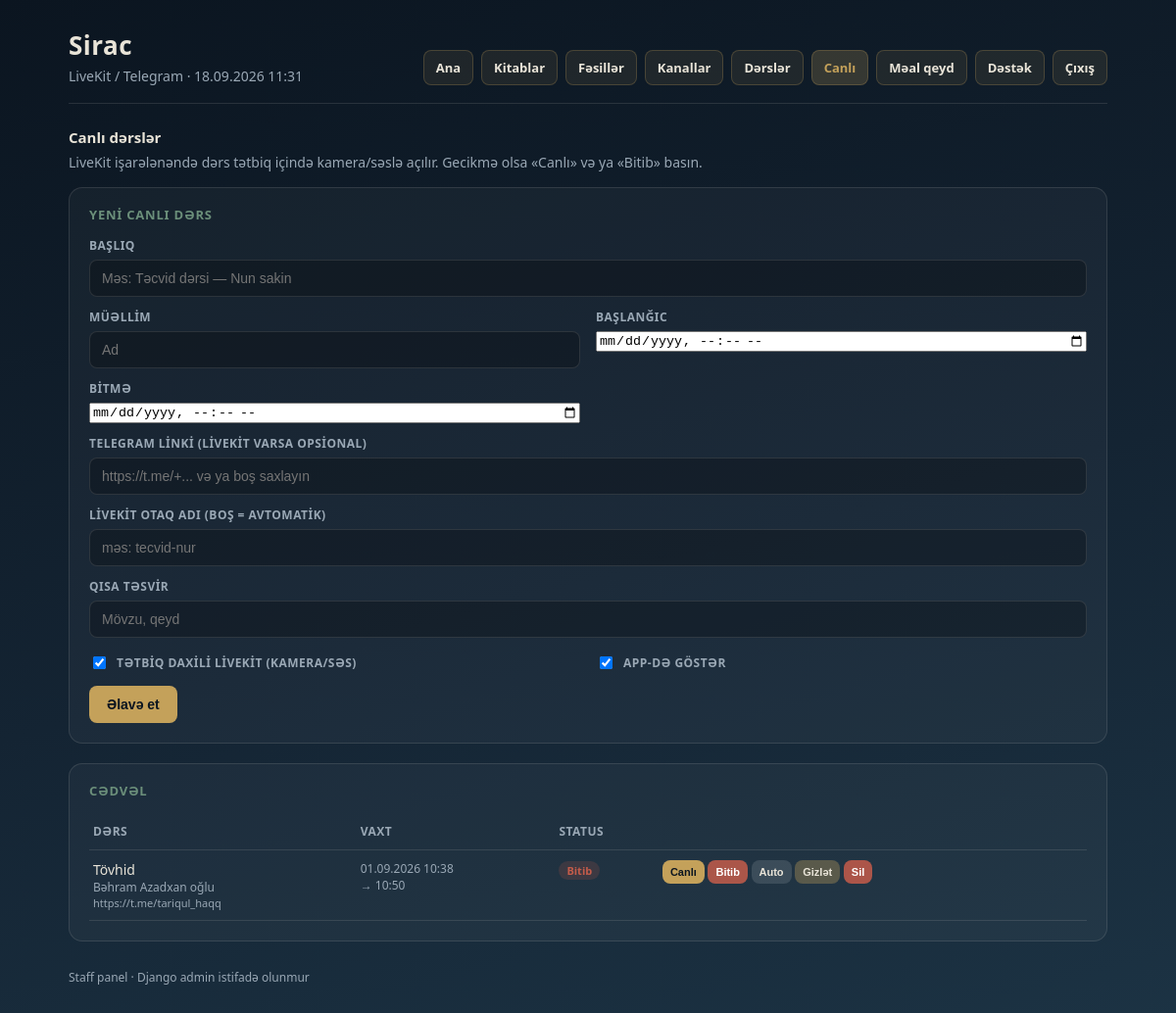
The page /panel/live-lessons/ (signed in) on the database its author committed.
### api/models.py (models this page shows, shortened)
class TelegramLiveLesson(models.Model):
    FORCE_STATUS_CHOICES = [
        ('', 'Avtomatik (vaxta görə)'),
        ('live', 'Məcburi canlı'),
        ('ended', 'Məcburi bitib'),
    ]
    title = models.CharField('Başlıq', max_length=300)
    teacher_name = models.CharField('Müəllim', max_length=120, blank=True, default='')
    description = models.CharField('Qısa təsvir', max_length=500, blank=True, default='')
    telegram_url = models.URLField(
        'Telegram linki',
        max_length=500,
        help_text='Qrup, kanal və ya canlı yayım linki (t.me/...)',
    )
    starts_at = models.DateTimeField('Başlanğıc')
    ends_at = models.DateTimeField('Bitmə')
    force_status = models.CharField(
        'Status override',
        max_length=10,
        choices=FORCE_STATUS_CHOICES,
        blank=True,
        default='',
    )
    order = models.PositiveIntegerField(default=0)
    is_published = models.BooleanField('Yayınlı', default=True)
    livekit_room_name = models.CharField(
        'LiveKit Otaq adı',
        max_length=200,
        blank=True,
        default='',
        help_text=(
            'Boş saxlanılsa Telegram linki göstərilir. '
            'Doldurulduqda "Canlı Yayım" düyməsi tətbiq daxili LiveKit otağına qoşur.'
        ),
    )
    is_livekit_enabled = models.BooleanField(
        'LiveKit aktiv',
        default=False,
        help_text='İşarələnəndə LiveKit daxili yayım aktiv olur (Telegram linki əvəzinə).',
    )
    created_at = models.DateTimeField(auto_now_add=True)
    updated_at = models.DateTimeField(auto_now=True)
    class Meta:
        ordering = ['-starts_at', 'order', 'id']
        verbose_name = 'Telegram canlı dərs'
        verbose_name_plural = 'Telegram canlı dərslər'
    def effective_status(self) -> str:
        from django.utils import timezone
        if self.force_status == 'live':
            return 'live'
        if self.force_status == 'ended':
            return 'ended'
        now = timezone.now()
        if now < self.starts_at:
            return 'scheduled'
        if now <= self.ends_at:
            return 'live'
        return 'ended'

### api/dashboard.py (the view, shortened to what this page needs)
# urls.py: path('panel/live-lessons/', panel_live_lessons, name='panel-live-lessons'),
@staff_member_required
@require_http_methods(['GET', 'POST'])
def panel_live_lessons(request):
    form_error = None
    ctx = _base_ctx('live-lessons', form_error)
    lessons = list(TelegramLiveLesson.objects.all())
    for lesson in lessons:
        lesson.computed_status = lesson.effective_status()
    ctx['live_lessons_list'] = lessons
    return render(request, 'api/panel/live_lessons.html', ctx)

### api/dashboard.py (called while the page is built)
def _base_ctx(nav: str, form_error=None):
    return {
        'now': timezone.now(),
        'nav': nav,
        'form_error': form_error,
    }

### api/templates/api/panel/live_lessons.html (shortened to what this page needs)
{% extends "api/panel/base.html" %}
{% block subtitle %}LiveKit / Telegram{% endblock %}
{% block content %}
<h1 class="page-title">Canlı dərslər</h1>
<p class="muted" style="margin:-8px 0 16px;font-size:14px">
  LiveKit işarələnəndə dərs tətbiq içində kamera/səslə açılır. Gecikmə olsa «Canlı» və ya «Bitib» basın.
</p>
<section class="form-panel">
  <h2>Yeni canlı dərs</h2>
  <form method="post">
    <div class="form-grid">
      <div class="field full">
        <label for="live_title">Başlıq</label>
        <input id="live_title" name="title" type="text" required placeholder="Məs: Təcvid dərsi — Nun sakin" />
      </div>
      <div class="field">
        <label for="live_teacher">Müəllim</label>
        <input id="live_teacher" name="teacher_name" type="text" placeholder="Ad" />
      </div>
      <div class="field">
        <label for="live_starts">Başlanğıc</label>
        <input id="live_starts" name="starts_at" type="datetime-local" required />
      </div>
      <div class="field">
        <label for="live_ends">Bitmə</label>
        <input id="live_ends" name="ends_at" type="datetime-local" required />
      </div>
      <div class="field full">
        <label for="live_url">Telegram linki (LiveKit varsa opsional)</label>
        <input id="live_url" name="telegram_url" type="url"
               placeholder="https://t.me/+... və ya boş saxlayın" />
      </div>
      <div class="field full">
        <label for="live_room">LiveKit otaq adı (boş = avtomatik)</label>
        <input id="live_room" name="livekit_room_name" type="text" placeholder="məs: tecvid-nur" />
      </div>
      <div class="field full">
        <label for="live_desc">Qısa təsvir</label>
        <input id="live_desc" name="description" type="text" placeholder="Mövzu, qeyd" />
      </div>
      <div class="field">
        <label class="check">
          <input type="checkbox" name="is_livekit_enabled" checked /> Tətbiq daxili LiveKit (kamera/səs)
        </label>
      </div>
      <div class="field">
        <label class="check">
          <input type="checkbox" name="is_published" checked /> App-də göstər
        </label>
      </div>
    </div>
    <div class="actions">
      <button type="submit" class="btn">Əlavə et</button>
    </div>
  </form>
</section>
<section class="panel">
  <h2>Cədvəl</h2>
  {% if live_lessons_list %}
  <table>
    <thead>
      <tr>
        <th>Dərs</th>
        <th>Vaxt</th>
        <th>Status</th>
        <th></th>
      </tr>
    </thead>
    <tbody>
      {% for l in live_lessons_list %}
      <tr>
        <td>
          <div>{{ l.title }}</div>
          {% if l.teacher_name %}<div class="muted" style="font-size:12px">{{ l.teacher_name }}</div>{% endif %}
          {% if l.is_livekit_enabled %}
            <div class="muted" style="font-size:11px">LiveKit: {{ l.livekit_room_name|default:"—" }}</div>
          {% else %}
            <div class="muted" style="font-size:11px;word-break:break-all">{{ l.telegram_url|truncatechars:50 }}</div>
          {% endif %}
        </td>
        <td class="muted" style="font-size:12px;white-space:nowrap">
          {{ l.starts_at|date:"d.m.Y H:i" }}<br />→ {{ l.ends_at|date:"H:i" }}
        </td>
        <td>
          {% if l.computed_status == 'live' %}
            <span class="badge" style="background:rgba(196,92,74,0.25);color:#efb4aa">🔴 Canlı</span>
          {% elif l.computed_status == 'scheduled' %}
            <span class="badge">Planlaşdırılıb</span>
          {% else %}
            <span class="badge off">Bitib</span>
          {% endif %}
        </td>
        <td style="white-space:nowrap">
          <form method="post" class="inline-form">
            <button type="submit" class="btn" style="padding:6px 8px;font-size:11px">Canlı</button>
          </form>
          <form method="post" class="inline-form">
            <button type="submit" class="btn btn-danger" style="padding:6px 8px;font-size:11px">Bitib</button>
          </form>
          <form method="post" class="inline-form">
            <button type="submit" class="btn" style="padding:6px 8px;font-size:11px;background:rgba(255,255,255,0.12);color:var(--text)">Auto</button>
          </form>
          <form method="post" class="inline-form">
            <button type="submit" class="btn" style="padding:6px 8px;font-size:11px;background:rgba(196,161,90,0.35);color:var(--text)">
              {% if l.is_published %}Gizlət{% else %}Göstər{% endif %}
            </button>
          </form>
          <form method="post" class="inline-form" onsubmit="return confirm('Silinsin?');">
            <button type="submit" class="btn btn-danger" style="padding:6px 8px;font-size:11px">Sil</button>
          </form>
        </td>
      </tr>
      {% endfor %}
    </tbody>
  </table>
  {% else %}
  <p class="empty">Canlı dərs yoxdur.</p>
  {% endif %}
</section>
{% endblock %}

### api/templates/api/panel/base.html (style rules this page uses)
:root { --ink: #0b1520; --ink-soft: #142433; --mist: #1c3344; --brass: #c4a15a; --sage: #6b8f7a; --text: #e9e4d8; --muted: #9aa8b5; --danger: #c45c4a; --line: rgba(233, 228, 216, 0.12); }
* { box-sizing: border-box; }
body { margin: 0; font-family: "Segoe UI", system-ui, sans-serif; background: linear-gradient(165deg, var(--ink) 0%, var(--ink-soft) 55%, var(--mist) 100%); color: var(--text); min-height: 100vh; }
.panel, .form-panel { background: rgba(255,255,255,0.035); border: 1px solid var(--line); border-radius: 14px; padding: 18px 20px 20px; margin-bottom: 20px; }
.panel h2, .form-panel h2, .page-title { margin: 0 0 14px; font-size: 13px; text-transform: uppercase; letter-spacing: 0.06em; color: var(--sage); font-weight: 600; }
.page-title { font-size: 15px; color: var(--text); text-transform: none; letter-spacing: 0; }
table { width: 100%; border-collapse: collapse; font-size: 14px; }
th, td { text-align: left; padding: 10px 4px; border-bottom: 1px solid var(--line); vertical-align: top; }
th { color: var(--muted); font-weight: 600; font-size: 12px; text-transform: uppercase; letter-spacing: 0.04em; }
.muted { color: var(--muted); }
.badge { display: inline-block; padding: 2px 8px; border-radius: 999px; font-size: 11px; font-weight: 600; background: rgba(107,143,122,0.18); color: var(--sage); }
.badge.off { background: rgba(196,92,74,0.18); color: var(--danger); }
.form-grid { display: grid; grid-template-columns: 1fr 1fr; gap: 12px 16px; }
.field { display: flex; flex-direction: column; gap: 6px; }
.field.full { grid-column: 1 / -1; }
.field label { font-size: 12px; font-weight: 600; color: var(--muted); text-transform: uppercase; letter-spacing: 0.04em; }
.field input[type="text"], .field input[type="url"], .field select, .field textarea { width: 100%; padding: 10px 12px; border-radius: 8px; border: 1px solid var(--line); background: rgba(0,0,0,0.25); color: var(--text); font-size: 14px; }
.check { display: flex; align-items: center; gap: 8px; margin-top: 4px; font-size: 14px; color: var(--text); }
.actions { margin-top: 14px; display: flex; flex-wrap: wrap; gap: 10px; align-items: center; }
.btn { appearance: none; border: none; cursor: pointer; padding: 11px 18px; border-radius: 8px; background: var(--brass); color: var(--ink); font-weight: 700; font-size: 14px; }
.btn-danger { background: rgba(196,92,74,0.85); color: #fff; padding: 6px 10px; font-size: 12px; }
.inline-form { display: inline; margin: 0; }

### rows shown on the page
TelegramLiveLesson: title "Tövhid", teacher_name "Bəhram Azadxan oğlu", telegram_url "https://t.me/tariqul_haqq", starts_at "01.09.2026 10:38", ends_at "10:50", shows "Bitib", is_published "Gizlət"
